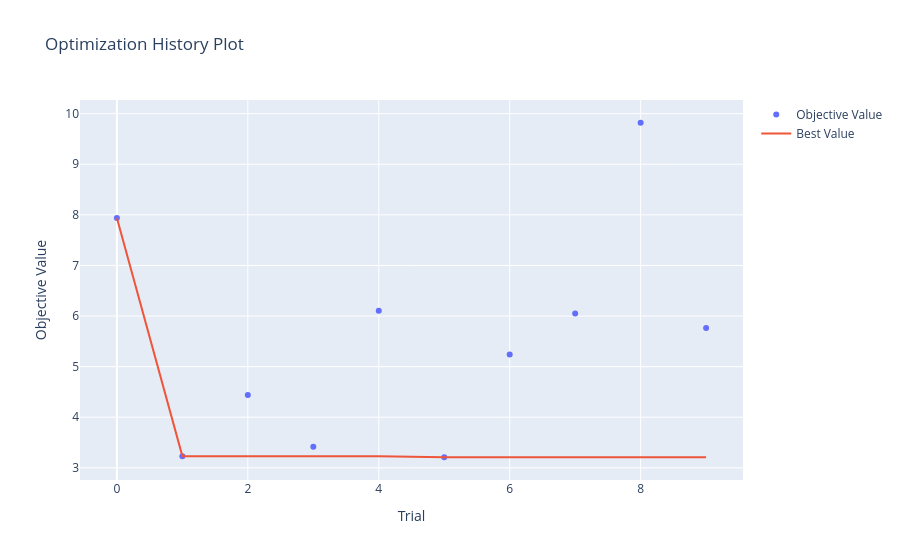

The notebook cell saved with this chart:
### Code cell
plot_optimization_history(study)

### Figure 1 — Plotly figure (JSON) as saved in the notebook; plotly's stock layout.template omitted (floating-point values rounded to 4 significant figures)
{"data": [{"mode": "markers", "name": "Objective Value", "type": "scatter", "x": [0, 1, 2, 3, 4, 5, 6, 7, 8, 9], "y": [7.936, 3.231, 4.44, 3.414, 6.104, 3.209, 5.238, 6.051, 9.82, 5.763]}, {"mode": "lines", "name": "Best Value", "type": "scatter", "x": [0, 1, 2, 3, 4, 5, 6, 7, 8, 9], "y": [7.936, 3.231, 3.231, 3.231, 3.231, 3.209, 3.209, 3.209, 3.209, 3.209]}, {"marker": {"color": "#cccccc"}, "mode": "markers", "name": "Infeasible Trial", "showlegend": false, "type": "scatter", "x": [], "y": []}], "layout": {"title": {"text": "Optimization History Plot"}, "xaxis": {"title": {"text": "Trial"}}, "yaxis": {"title": {"text": "Objective Value"}}}}
